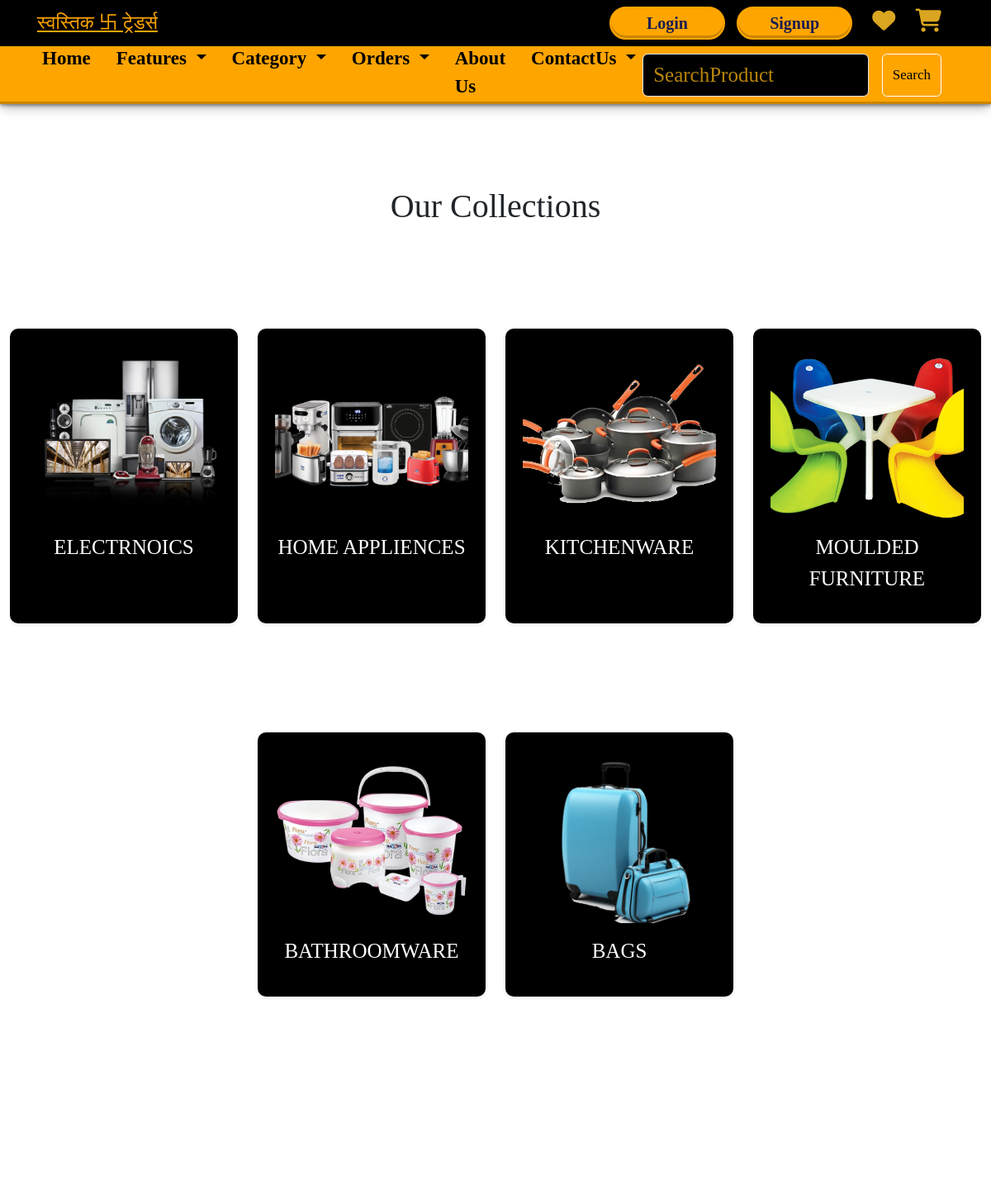
/collections (upper part), run on an earlier commit of the app's database.
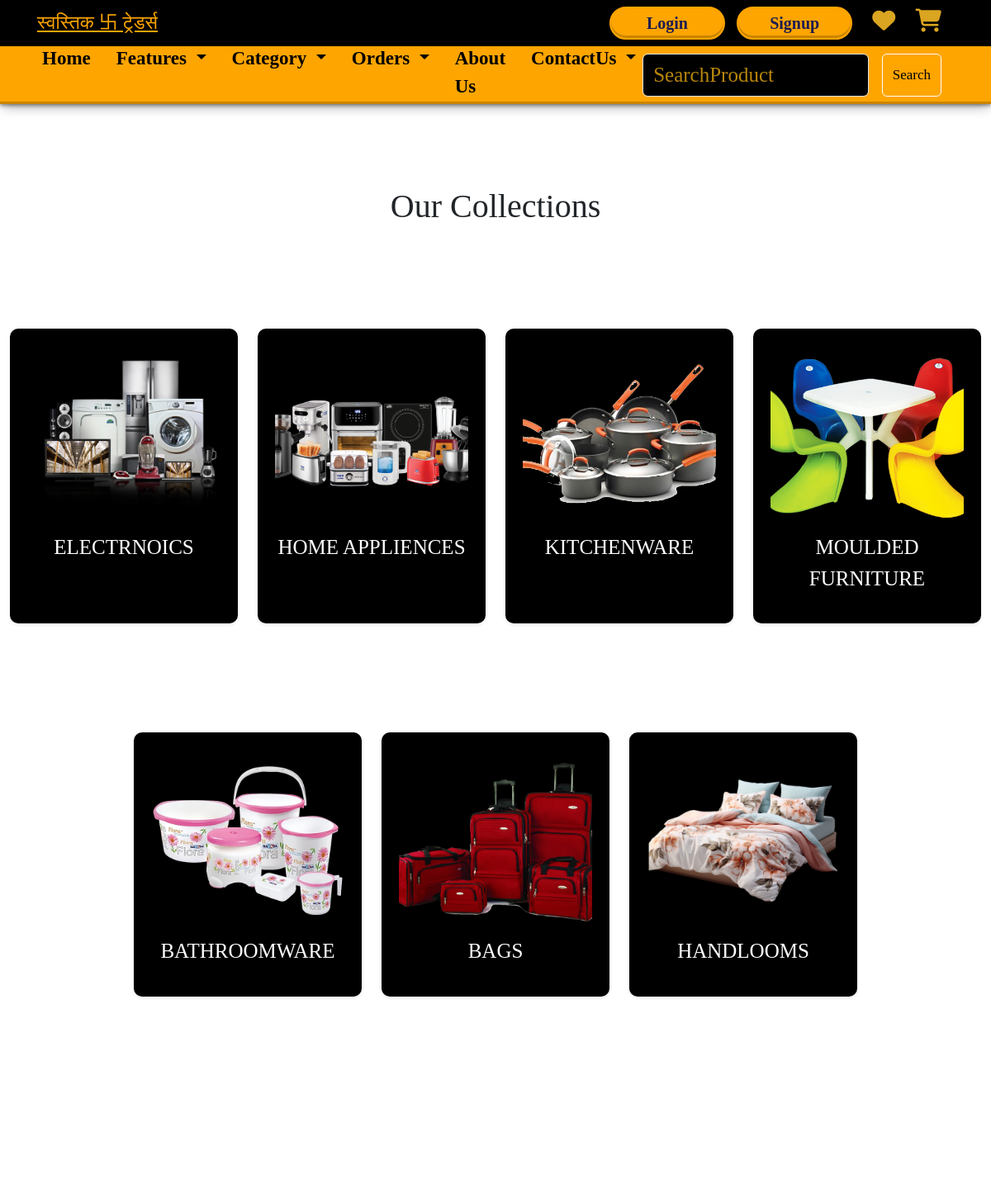
And on a later commit of the database.
### Ecomapp/models.py (models this page shows, shortened)
class Category(models.Model):
    slug = models.CharField(max_length=150, null=False, blank=False)
    name = models.CharField(max_length=150, null=False, blank=False)
    image = models.ImageField(upload_to=get_file_path, null=True, blank=True)
    description = models.TextField(max_length=500, null=False, blank=False)
    status = models.BooleanField(default=False, help_text="Whether the category is hidden or not")
    trending = models.BooleanField(default=False, help_text="Whether the category is trending or not")
    meta_title = models.CharField(max_length=150, null=False, blank=False)
    meta_keywords = models.TextField(null=False, blank=False)
    meta_description = models.TextField(null=False, blank=False)
    created_at = models.DateTimeField(auto_now_add=True)

### Ecomapp/views.py (the view)
# urls.py: path('collections', views.collections, name='collections'),
def collections(request):
    category = Category.objects.filter(status=0)
    context = {'category': category}
    return render(request, "collections.html", context)

### templates/Collections.html (shortened to what this page needs)
{% extends 'Store/layouts/main.html' %}
{% load static %}
{% block content %}
<div class="container-fluid">
    <div class="row">
        <div class="col-12">
            <h1 style="font-family: 'Times New Roman', Times, serif; margin-top: 100px; text-align: center;">Our Collections</h1>
            <div class="row justify-content-center">
                {% for item in category %}
                <div class="col-12 col-sm-6 col-md-4 col-lg-3 my-3 d-flex justify-content-center">
                    <div class="card shadow-sm" style="border-radius: 10px;">
                        <a style="text-decoration: none;" href="{% url 'collectionsview' item.slug %}">
                            <div class="card-body p-0">
                                <div class="category-image">
                                    <img src="{{ item.image.url }}" alt="category image" class="w-100" style="height: 200px;width:200px; object-fit: cover;" />
                                </div>
                                <p style="font-family: 'Times New Roman', Times, serif; text-align: center; font-size: 25px; color:White; margin: 15px 0;text-transform: uppercase;">{{ item.name }}</p>
                            </div>
                        </a>
                    </div>
                </div>
                {% endfor %}
            </div>
        </div>
    </div>
</div>
{% endblock content %}

What changed in the data, as far as the page shows it:
changed Category "BAGS": image: a different picture
added Category: image (picture), name "HANDLOOMS"
